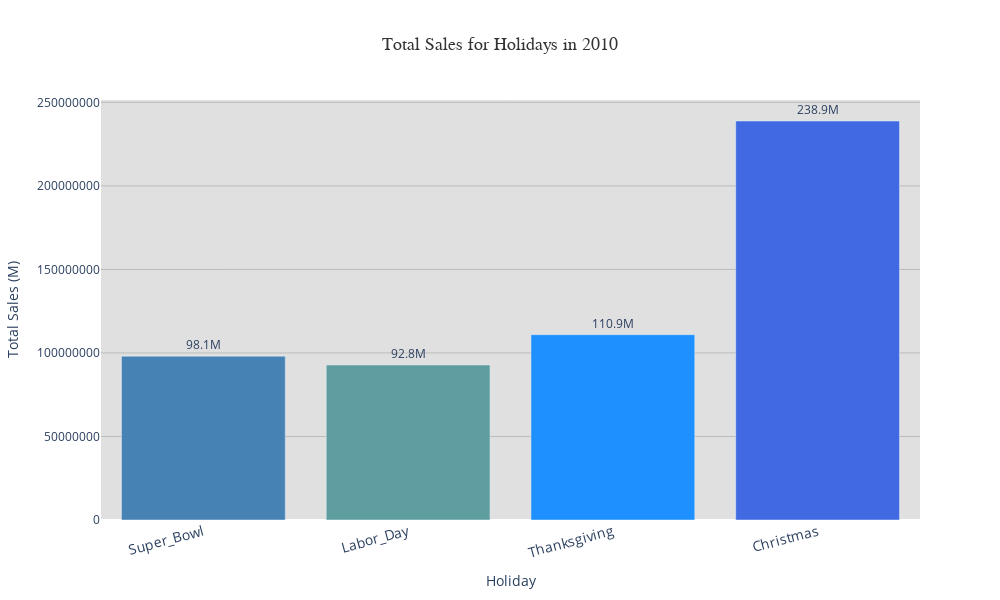
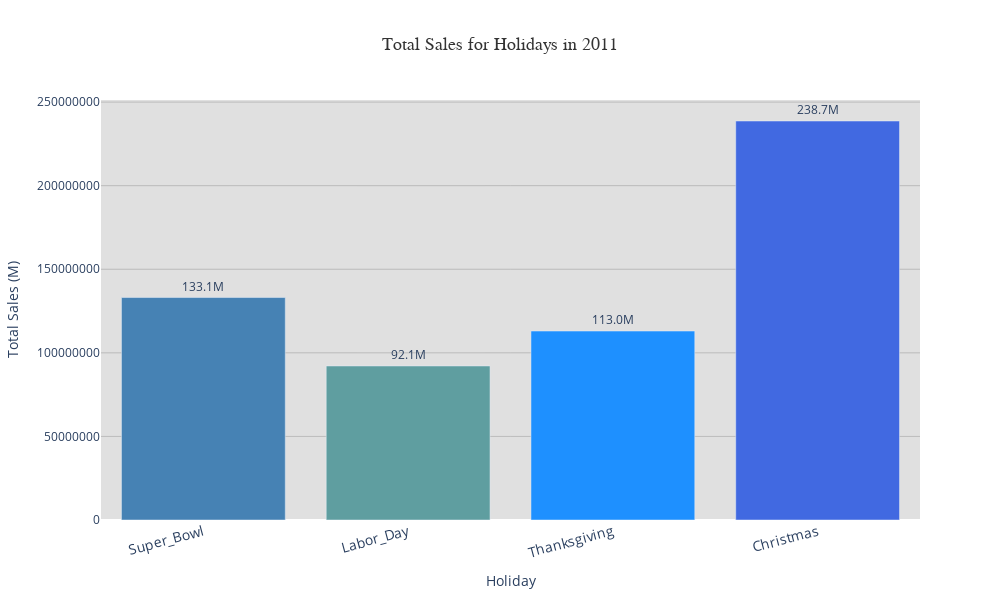
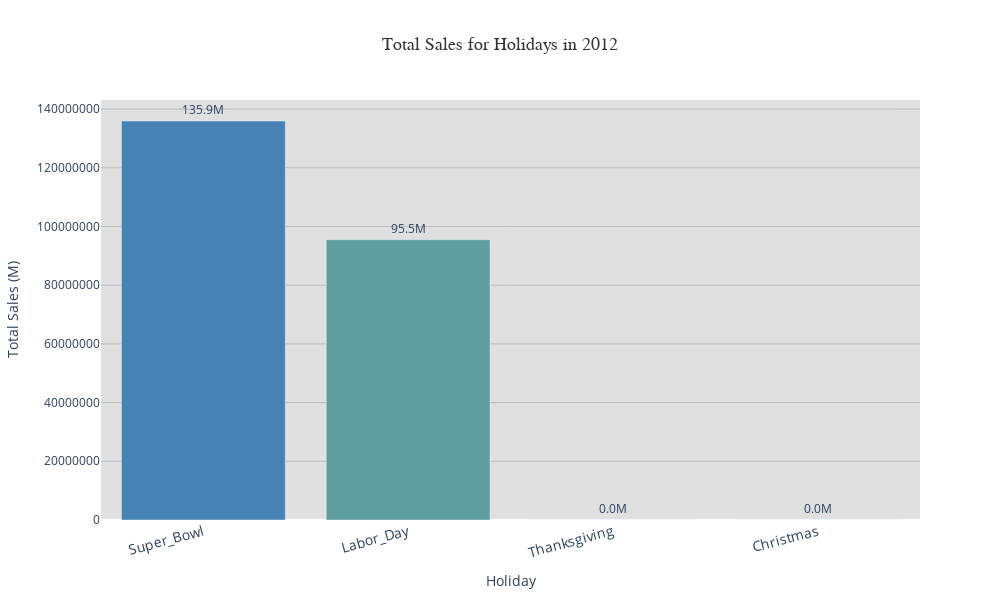

Write notebook code for charts like these, in order.
### Markdown cell above
<div style="background-color: #F9F9F9; padding: 20px; border-radius: 5px; text-align: center;">

## 5.3 Shop Type efects(A/B/C) 

</div>

### Code cell
# Adjusted colors to fit the previous "cool blue" theme
holiday_colors = {
    'Super_Bowl': '#4682B4',  # Steel blue
    'Labor_Day': '#5F9EA0',   # Cadet blue
    'Thanksgiving': '#1E90FF',  # Dodger blue
    'Christmas': '#4169E1'    # Royal blue
}

def plot_total_sales_by_holiday(df, year):
    # Filter the data
    df_year = df[df['year'] == year]
    
    # Calculate total sales for each holiday
    total_sales_by_holiday = {}
    
    for event, info in holiday_windows.items():
        weeks = info['weeks']
        df_event = df_year[df_year['week'].isin(weeks)]
        
        # Sum the sales
        total_sales = df_event['Weekly_Sales'].sum()
        total_sales_by_holiday[event] = total_sales

    # Create the bar chart
    fig = go.Figure()
    
    fig.add_trace(
        go.Bar(
            x=list(total_sales_by_holiday.keys()),
            y=list(total_sales_by_holiday.values()),
            marker_color=[holiday_colors[event] for event in total_sales_by_holiday.keys()],
            text=[f'{value / 1e6:.1f}M' for value in total_sales_by_holiday.values()],
            textposition='outside'
        )
    )

    # Axis settings
    fig.update_layout(
        title_text=f'Total Sales for Holidays in {year}',
        title_x=0.5,
        title_font=dict(size=18, color='#333', family='Arial'),
        xaxis_title='Holiday',
        yaxis_title='Total Sales (M)',
        xaxis=dict(
            tickfont=dict(size=14),
            tickangle=-15  # Slightly tilted labels for readability
        ),
        yaxis=dict(
            tickformat='.0f',
            gridcolor='rgba(150, 150, 150, 0.5)'
        ),
        height=600,
        width=1000,
        showlegend=False,
        plot_bgcolor='#E0E0E0'
    )

    fig.show()

# Filter data for the years 2010, 2011, and 2012
years = [2010, 2011, 2012]
for year in years:
    filtered_df_year = filtered_df[filtered_df['year'] == year]
    plot_total_sales_by_holiday(filtered_df_year, year)

### Figure 1 — Plotly figure (JSON) as saved in the notebook; plotly's stock layout.template omitted (floating-point values rounded to 4 significant figures)
{"data": [{"marker": {"color": ["#4682B4", "#5F9EA0", "#1E90FF", "#4169E1"]}, "text": ["98.1M", "92.8M", "110.9M", "238.9M"], "textposition": "outside", "type": "bar", "x": ["Super_Bowl", "Labor_Day", "Thanksgiving", "Christmas"], "y": [98090000.0, 92830000.0, 110900000.0, 238900000.0]}], "layout": {"height": 600, "plot_bgcolor": "#E0E0E0", "showlegend": false, "title": {"font": {"color": "#333", "family": "Arial", "size": 18}, "text": "Total Sales for Holidays in 2010", "x": 0.5}, "width": 1000, "xaxis": {"autorange": true, "range": [-0.5, 3.5], "tickangle": -15, "tickfont": {"size": 14}, "title": {"text": "Holiday"}, "type": "category"}, "yaxis": {"autorange": true, "gridcolor": "rgba(150, 150, 150, 0.5)", "range": [0, 251400000.0], "tickformat": ".0f", "title": {"text": "Total Sales (M)"}, "type": "linear"}}}

### Figure 2 — Plotly figure (JSON) as saved in the notebook; plotly's stock layout.template omitted (floating-point values rounded to 4 significant figures)
{"data": [{"marker": {"color": ["#4682B4", "#5F9EA0", "#1E90FF", "#4169E1"]}, "text": ["133.1M", "92.1M", "113.0M", "238.7M"], "textposition": "outside", "type": "bar", "x": ["Super_Bowl", "Labor_Day", "Thanksgiving", "Christmas"], "y": [133100000.0, 92140000.0, 113000000.0, 238700000.0]}], "layout": {"height": 600, "plot_bgcolor": "#E0E0E0", "showlegend": false, "title": {"font": {"color": "#333", "family": "Arial", "size": 18}, "text": "Total Sales for Holidays in 2011", "x": 0.5}, "width": 1000, "xaxis": {"autorange": true, "range": [-0.5, 3.5], "tickangle": -15, "tickfont": {"size": 14}, "title": {"text": "Holiday"}, "type": "category"}, "yaxis": {"autorange": true, "gridcolor": "rgba(150, 150, 150, 0.5)", "range": [0, 251300000.0], "tickformat": ".0f", "title": {"text": "Total Sales (M)"}, "type": "linear"}}}

### Figure 3 — Plotly figure (JSON) as saved in the notebook; plotly's stock layout.template omitted (floating-point values rounded to 4 significant figures)
{"data": [{"marker": {"color": ["#4682B4", "#5F9EA0", "#1E90FF", "#4169E1"]}, "text": ["135.9M", "95.5M", "0.0M", "0.0M"], "textposition": "outside", "type": "bar", "x": ["Super_Bowl", "Labor_Day", "Thanksgiving", "Christmas"], "y": [135900000.0, 95490000.0, 0, 0]}], "layout": {"height": 600, "plot_bgcolor": "#E0E0E0", "showlegend": false, "title": {"font": {"color": "#333", "family": "Arial", "size": 18}, "text": "Total Sales for Holidays in 2012", "x": 0.5}, "width": 1000, "xaxis": {"autorange": true, "range": [-0.5, 3.5], "tickangle": -15, "tickfont": {"size": 14}, "title": {"text": "Holiday"}, "type": "category"}, "yaxis": {"autorange": true, "gridcolor": "rgba(150, 150, 150, 0.5)", "range": [0, 143100000.0], "tickformat": ".0f", "title": {"text": "Total Sales (M)"}, "type": "linear"}}}
